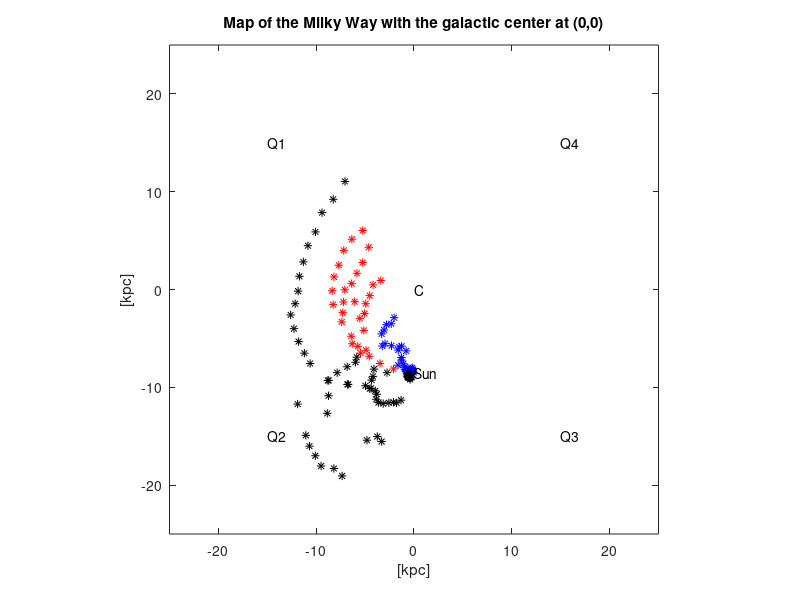

Recreate this plot in MATLAB.
% MATLAB script to plot map of the Milky Way datafrom the SALSA telescope.
% written by Eskil Varenius 2014-12-21. Tested on Matlab R2014a. 
% INPUT: A tex file produced by the script "batch_fit", i.e. one line for each spectrum with 
% coordinates and fitted velocities
% OUTPUT: A pdf-file with a plot. This file may have some unnecessary whitespace around the figure,
% which can be removed by e.g. using the linux program "pdfcrop". 

% Define radius and velocity of the Sun. In this script we assume a flat rotation curve
% with V=V0. This can be seen to be a good approximation based on the results from the
% script "rotationcurve.m".
R0 = 8.5; % kpc
V0 = 220; % km/s

fid= fopen('ALLDATA.txt');
clf
% Read first line
tline = fgetl(fid);
% Loop until file is empty
while ischar(tline)
    % Convert from line of text to array of numbers
    numline = str2num(tline);
    % Get coordinates from first two numbers
    GLON = numline(1);
    GLAT = numline(2);
    % Get maximum velocity, i.e. max of all fitted components
    vels = numline(3:length(numline));
    % Calculate distance and rotational velocity. Convert to radians for the sin-function.
    theta = GLON-90 + 180; % Rotate to fit the Wikipedia image of galactic coordinates.
    % This means that the y coordinates below have -R0 instead of +R0.
    for VR = vels
        R = R0*V0*sin(GLON*pi/180.0)/(V0*sin(GLON*pi/180.0) + VR);
        % Calculate x,y coordinates for this cloud
        rp = sqrt(R^2-R0^2*(sin(GLON*pi/180.0))^2) + R0*cos(GLON*pi/180.0);
        rm = -sqrt(R^2-R0^2*(sin(GLON*pi/180.0))^2) + R0*cos(GLON*pi/180.0);
        if rp>0
            if rm<0
                r = rp;
                x = r * cos(theta*pi/180.0);
                y = -R0 + r * sin(theta*pi/180.0);
                % Plot
                plot(x,y,'*k')
                hold on
            elseif (isreal(rp)&&isreal(rm))
                % Found two possible solutions. 
                % Easiest way to treat these is to plot both, but with another color
                r = rp;
                x = r * cos(theta*pi/180.0);
                y = -R0 + r * sin(theta*pi/180.0);
                % Plot
                plot(x,y,'*r')
                hold on
                r = rm;
                x = r * cos(theta*pi/180.0);
                y = -R0 + r * sin(theta*pi/180.0);
                % Plot
                plot(x,y,'*b')
                hold on
                [GLON, VR, rp, rm]
            end
        end
    end
    % Read next line
    tline = fgetl(fid);
end
% Close input file
fclose(fid);

% Plot position oc center and sun

text(0, 0, 'C')
hold on
text(0, -8.5, 'Sun')
hold on
text(-15, 15, 'Q1')
hold on
text(-15, -15, 'Q2')
hold on
text(15, -15, 'Q3')
hold on
text(15, 15, 'Q4')
hold on

% Set plot limits from 0 to 10kpc and 0 to 300 km/s.
xmin = -25; xmax = 25;
ymin = -25; ymax = 25;
axis([xmin, xmax, ymin, ymax])
axis square
title('Map of the Milky Way with the galactic center at (0,0)')
xlabel('[kpc]')
ylabel('[kpc]')
% Save final figure to file
print -painters -dpdf -r300 Map.pdf
